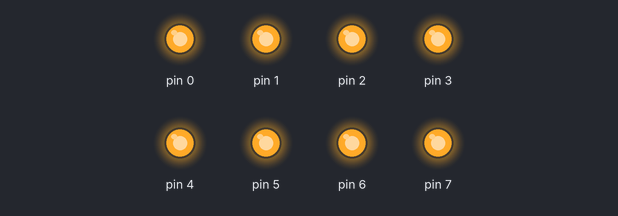
Bench run of a sketch on a simulated Arduino Uno, built with avr-gcc and run on an emulated ATmega328P. Shown: output pins drawn as LEDs (lit = HIGH).

Above: at 0.5 s.
At 3.5 s:
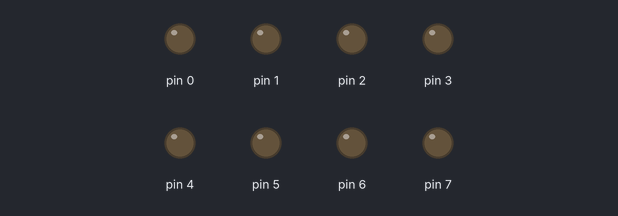
Timing chart, 0 to 4.6 s (numbered marks = the images above):
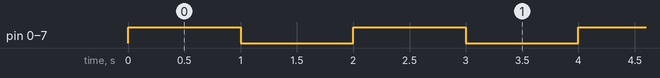

Measured:
- by itself, pin 0–7: alternates HIGH for 1.0 s and LOW for 1.0 s

The sketch:

pr1_2.ino
```cpp
/**********************************************
 * Title  : Flash/toggle/on off eight LEDs.   *
 * Date   : 03/09/2017                        *
 * Author : Harsh Patel                       *
 * ID No  : 15it077                           *
 * E-mail : 15it077@charusat.edu.in           *
 **********************************************/
void setup() {
  for(int i = 0; i < 8; i++) {
    pinMode(i, OUTPUT);
  }
}

void loop() {
  // turn all 8 LEDs ON
  PORTD = 0b11111111;
  delay(1000);
  // turn all 8 LEDs OFF
  PORTD = 0b00000000;
  delay(1000);
}
```
